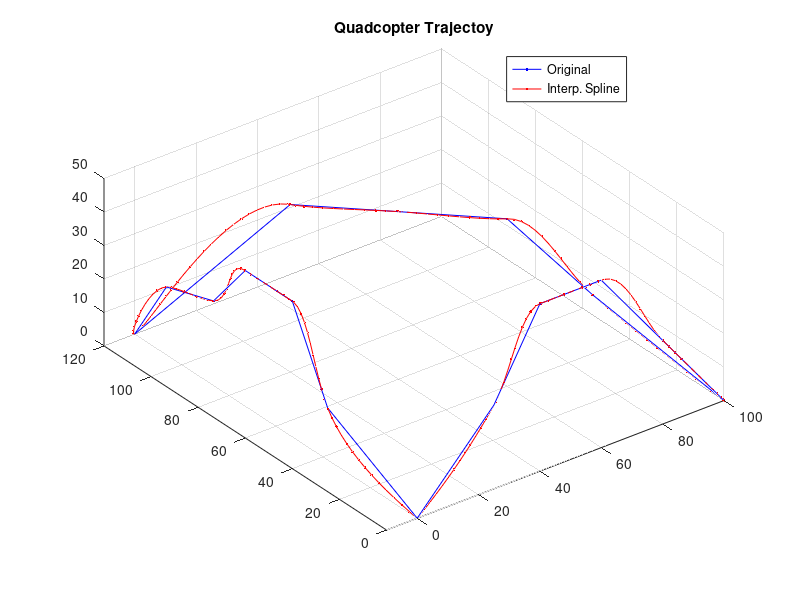

Here is the MATLAB script that generated this plot:
%% Trajectory
% This scripts generates the interpolated data for the reference trajectory
close all; clc;

WP =...
    [0 0 0;
    25 0 25;
    40 0 50;
    60 0 50;
    80 0 25;
    100 0 0;
    80 30 25;
    60 40 50;
    40 60 50;
    20 80 50;
     0 120 0; 
    -5 100 25;
    -5 80 30;
   -10 60 50;
   -10 40 50;
   -10 25 25;
     0  0 0];
temp = cat(1,0,cumsum(sqrt(sum(diff(WP,[],1).^2,2))));
dd = interp1(temp, WP, unique([temp(:)' linspace(0,temp(end),200)]),'cubic');

figure, hold on
plot3(WP(:,1),WP(:,2),WP(:,3),'.b-')
plot3(dd(:,1),dd(:,2),dd(:,3),'.r-')
grid on
title('Quadcopter Trajectoy')
axis image, view(3), legend({'Original','Interp. Spline'})
